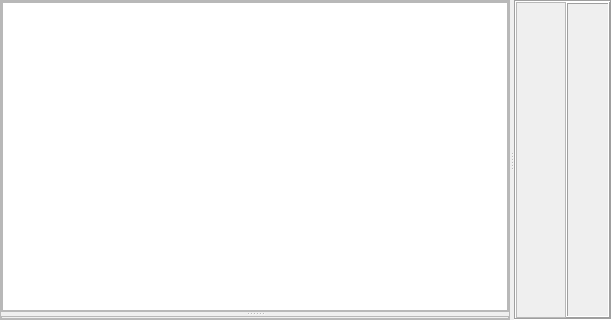
<?xml version="1.0" encoding="UTF-8"?>
<ui version="4.0">
 <class>View3DWidget</class>
 <widget class="QWidget" name="View3DWidget">
  <property name="geometry">
   <rect>
    <x>0</x>
    <y>0</y>
    <width>612</width>
    <height>320</height>
   </rect>
  </property>
  <property name="windowTitle">
   <string>Form</string>
  </property>
  <layout class="QVBoxLayout" name="verticalLayout">
   <property name="spacing">
    <number>0</number>
   </property>
   <property name="leftMargin">
    <number>0</number>
   </property>
   <property name="topMargin">
    <number>0</number>
   </property>
   <property name="rightMargin">
    <number>0</number>
   </property>
   <property name="bottomMargin">
    <number>0</number>
   </property>
   <item>
    <widget class="QSplitter" name="splitter">
     <property name="orientation">
      <enum>Qt::Horizontal</enum>
     </property>
     <widget class="QFrame" name="frmLeftPane">
      <property name="frameShape">
       <enum>QFrame::StyledPanel</enum>
      </property>
      <property name="frameShadow">
       <enum>QFrame::Raised</enum>
      </property>
      <layout class="QVBoxLayout" name="verticalLayout_3">
       <property name="spacing">
        <number>0</number>
       </property>
       <property name="leftMargin">
        <number>0</number>
       </property>
       <property name="topMargin">
        <number>0</number>
       </property>
       <property name="rightMargin">
        <number>0</number>
       </property>
       <property name="bottomMargin">
        <number>0</number>
       </property>
       <item>
        <widget class="QSplitter" name="splitter_2">
         <property name="orientation">
          <enum>Qt::Vertical</enum>
         </property>
         <widget class="QFrame" name="frmData">
          <property name="frameShape">
           <enum>QFrame::StyledPanel</enum>
          </property>
          <property name="frameShadow">
           <enum>QFrame::Raised</enum>
          </property>
          <layout class="QVBoxLayout" name="verticalLayout_5">
           <property name="spacing">
            <number>0</number>
           </property>
           <property name="leftMargin">
            <number>0</number>
           </property>
           <property name="topMargin">
            <number>0</number>
           </property>
           <property name="rightMargin">
            <number>0</number>
           </property>
           <property name="bottomMargin">
            <number>0</number>
           </property>
           <item>
            <widget class="Viewer3DListWidget" name="listWidget"/>
           </item>
          </layout>
         </widget>
         <widget class="QFrame" name="frmDataViewOptions">
          <property name="frameShape">
           <enum>QFrame::StyledPanel</enum>
          </property>
          <property name="frameShadow">
           <enum>QFrame::Raised</enum>
          </property>
          <layout class="QVBoxLayout" name="verticalLayout_6">
           <property name="spacing">
            <number>0</number>
           </property>
           <property name="leftMargin">
            <number>0</number>
           </property>
           <property name="topMargin">
            <number>0</number>
           </property>
           <property name="rightMargin">
            <number>0</number>
           </property>
           <property name="bottomMargin">
            <number>0</number>
           </property>
          </layout>
         </widget>
        </widget>
       </item>
      </layout>
     </widget>
     <widget class="QFrame" name="frmRightPane">
      <property name="frameShape">
       <enum>QFrame::Box</enum>
      </property>
      <property name="frameShadow">
       <enum>QFrame::Sunken</enum>
      </property>
      <property name="midLineWidth">
       <number>0</number>
      </property>
      <layout class="QHBoxLayout" name="horizontalLayout_2">
       <property name="spacing">
        <number>0</number>
       </property>
       <property name="leftMargin">
        <number>0</number>
       </property>
       <property name="topMargin">
        <number>0</number>
       </property>
       <property name="rightMargin">
        <number>0</number>
       </property>
       <property name="bottomMargin">
        <number>0</number>
       </property>
       <item>
        <widget class="QFrame" name="frmViewer">
         <property name="sizePolicy">
          <sizepolicy hsizetype="Expanding" vsizetype="Expanding">
           <horstretch>0</horstretch>
           <verstretch>0</verstretch>
          </sizepolicy>
         </property>
         <property name="frameShape">
          <enum>QFrame::StyledPanel</enum>
         </property>
         <property name="frameShadow">
          <enum>QFrame::Raised</enum>
         </property>
         <layout class="QVBoxLayout" name="verticalLayout_4">
          <property name="spacing">
           <number>0</number>
          </property>
          <property name="leftMargin">
           <number>0</number>
          </property>
          <property name="topMargin">
           <number>0</number>
          </property>
          <property name="rightMargin">
           <number>0</number>
          </property>
          <property name="bottomMargin">
           <number>0</number>
          </property>
         </layout>
        </widget>
       </item>
       <item>
        <widget class="QFrame" name="frmTools">
         <property name="sizePolicy">
          <sizepolicy hsizetype="Preferred" vsizetype="Minimum">
           <horstretch>0</horstretch>
           <verstretch>0</verstretch>
          </sizepolicy>
         </property>
         <property name="frameShape">
          <enum>QFrame::Box</enum>
         </property>
         <property name="frameShadow">
          <enum>QFrame::Raised</enum>
         </property>
         <layout class="QVBoxLayout" name="verticalLayout_2">
          <property name="spacing">
           <number>0</number>
          </property>
          <property name="leftMargin">
           <number>0</number>
          </property>
          <property name="topMargin">
           <number>0</number>
          </property>
          <property name="rightMargin">
           <number>0</number>
          </property>
          <property name="bottomMargin">
           <number>0</number>
          </property>
          <item>
           <widget class="QPushButton" name="btnGlobal">
            <property name="sizePolicy">
             <sizepolicy hsizetype="Minimum" vsizetype="Fixed">
              <horstretch>0</horstretch>
              <verstretch>0</verstretch>
             </sizepolicy>
            </property>
            <property name="toolTip">
             <string>View all</string>
            </property>
            <property name="text">
             <string/>
            </property>
            <property name="icon">
             <iconset resource="../resources.qrc">
              <normaloff>:/icons/v3Dglobal</normaloff>:/icons/v3Dglobal</iconset>
            </property>
            <property name="iconSize">
             <size>
              <width>32</width>
              <height>32</height>
             </size>
            </property>
            <property name="flat">
             <bool>true</bool>
            </property>
           </widget>
          </item>
          <item>
           <widget class="QPushButton" name="btnLookAtXY">
            <property name="toolTip">
             <string>Look at XY plane</string>
            </property>
            <property name="text">
             <string/>
            </property>
            <property name="icon">
             <iconset resource="../resources.qrc">
              <normaloff>:/icons/v3Dxy</normaloff>:/icons/v3Dxy</iconset>
            </property>
            <property name="iconSize">
             <size>
              <width>32</width>
              <height>32</height>
             </size>
            </property>
            <property name="flat">
             <bool>true</bool>
            </property>
           </widget>
          </item>
          <item>
           <widget class="QPushButton" name="btnLookAtXZ">
            <property name="toolTip">
             <string>Look at XZ plane</string>
            </property>
            <property name="text">
             <string/>
            </property>
            <property name="icon">
             <iconset resource="../resources.qrc">
              <normaloff>:/icons/v3Dyz</normaloff>:/icons/v3Dyz</iconset>
            </property>
            <property name="iconSize">
             <size>
              <width>32</width>
              <height>32</height>
             </size>
            </property>
            <property name="flat">
             <bool>true</bool>
            </property>
           </widget>
          </item>
          <item>
           <widget class="QPushButton" name="btnLookAtYZ">
            <property name="toolTip">
             <string>Look at YZ plane</string>
            </property>
            <property name="text">
             <string/>
            </property>
            <property name="icon">
             <iconset resource="../resources.qrc">
              <normaloff>:/icons/v3Dxz</normaloff>:/icons/v3Dxz</iconset>
            </property>
            <property name="iconSize">
             <size>
              <width>32</width>
              <height>32</height>
             </size>
            </property>
            <property name="flat">
             <bool>true</bool>
            </property>
           </widget>
          </item>
          <item>
           <widget class="QPushButton" name="btnVerticalExaggeration">
            <property name="toolTip">
             <string>Vertical scale</string>
            </property>
            <property name="text">
             <string/>
            </property>
            <property name="icon">
             <iconset resource="../resources.qrc">
              <normaloff>:/icons/vertaxag</normaloff>:/icons/vertaxag</iconset>
            </property>
            <property name="iconSize">
             <size>
              <width>32</width>
              <height>32</height>
             </size>
            </property>
            <property name="flat">
             <bool>true</bool>
            </property>
           </widget>
          </item>
          <item>
           <widget class="QPushButton" name="btnFont">
            <property name="toolTip">
             <string>Set text style in the scene.</string>
            </property>
            <property name="text">
             <string/>
            </property>
            <property name="icon">
             <iconset resource="../resources.qrc">
              <normaloff>:/icons32/ v3Dfont32</normaloff>:/icons32/ v3Dfont32</iconset>
            </property>
            <property name="iconSize">
             <size>
              <width>32</width>
              <height>32</height>
             </size>
            </property>
            <property name="flat">
             <bool>true</bool>
            </property>
           </widget>
          </item>
          <item>
           <spacer name="verticalSpacer">
            <property name="orientation">
             <enum>Qt::Vertical</enum>
            </property>
            <property name="sizeHint" stdset="0">
             <size>
              <width>20</width>
              <height>40</height>
             </size>
            </property>
           </spacer>
          </item>
         </layout>
        </widget>
       </item>
      </layout>
     </widget>
    </widget>
   </item>
  </layout>
 </widget>
 <customwidgets>
  <customwidget>
   <class>Viewer3DListWidget</class>
   <extends>QListWidget</extends>
   <header>viewer3d/viewer3dlistwidget.h</header>
  </customwidget>
 </customwidgets>
 <resources>
  <include location="../resources.qrc"/>
 </resources>
 <connections>
  <connection>
   <sender>btnGlobal</sender>
   <signal>clicked()</signal>
   <receiver>View3DWidget</receiver>
   <slot>onViewAll()</slot>
   <hints>
    <hint type="sourcelabel">
     <x>590</x>
     <y>18</y>
    </hint>
    <hint type="destinationlabel">
     <x>305</x>
     <y>159</y>
    </hint>
   </hints>
  </connection>
  <connection>
   <sender>btnLookAtXY</sender>
   <signal>clicked()</signal>
   <receiver>View3DWidget</receiver>
   <slot>onLookAtXY()</slot>
   <hints>
    <hint type="sourcelabel">
     <x>582</x>
     <y>71</y>
    </hint>
    <hint type="destinationlabel">
     <x>305</x>
     <y>159</y>
    </hint>
   </hints>
  </connection>
  <connection>
   <sender>btnLookAtXZ</sender>
   <signal>clicked()</signal>
   <receiver>View3DWidget</receiver>
   <slot>onLookAtXZ()</slot>
   <hints>
    <hint type="sourcelabel">
     <x>607</x>
     <y>114</y>
    </hint>
    <hint type="destinationlabel">
     <x>305</x>
     <y>159</y>
    </hint>
   </hints>
  </connection>
  <connection>
   <sender>btnLookAtYZ</sender>
   <signal>clicked()</signal>
   <receiver>View3DWidget</receiver>
   <slot>onLookAtYZ()</slot>
   <hints>
    <hint type="sourcelabel">
     <x>607</x>
     <y>151</y>
    </hint>
    <hint type="destinationlabel">
     <x>305</x>
     <y>159</y>
    </hint>
   </hints>
  </connection>
  <connection>
   <sender>listWidget</sender>
   <signal>itemClicked(QListWidgetItem*)</signal>
   <receiver>View3DWidget</receiver>
   <slot>onObjectsListItemActivated(QListWidgetItem*)</slot>
   <hints>
    <hint type="sourcelabel">
     <x>254</x>
     <y>136</y>
    </hint>
    <hint type="destinationlabel">
     <x>305</x>
     <y>159</y>
    </hint>
   </hints>
  </connection>
  <connection>
   <sender>btnVerticalExaggeration</sender>
   <signal>clicked()</signal>
   <receiver>View3DWidget</receiver>
   <slot>onVerticalExaggeration()</slot>
   <hints>
    <hint type="sourcelabel">
     <x>590</x>
     <y>185</y>
    </hint>
    <hint type="destinationlabel">
     <x>614</x>
     <y>234</y>
    </hint>
   </hints>
  </connection>
  <connection>
   <sender>btnFont</sender>
   <signal>clicked()</signal>
   <receiver>View3DWidget</receiver>
   <slot>onTextStyle()</slot>
   <hints>
    <hint type="sourcelabel">
     <x>580</x>
     <y>214</y>
    </hint>
    <hint type="destinationlabel">
     <x>612</x>
     <y>261</y>
    </hint>
   </hints>
  </connection>
 </connections>
 <slots>
  <slot>onViewAll()</slot>
  <slot>onLookAtXY()</slot>
  <slot>onLookAtXZ()</slot>
  <slot>onLookAtYZ()</slot>
  <slot>onObjectsListItemActivated(QListWidgetItem*)</slot>
  <slot>onVerticalExaggeration()</slot>
  <slot>onTextStyle()</slot>
 </slots>
</ui>
